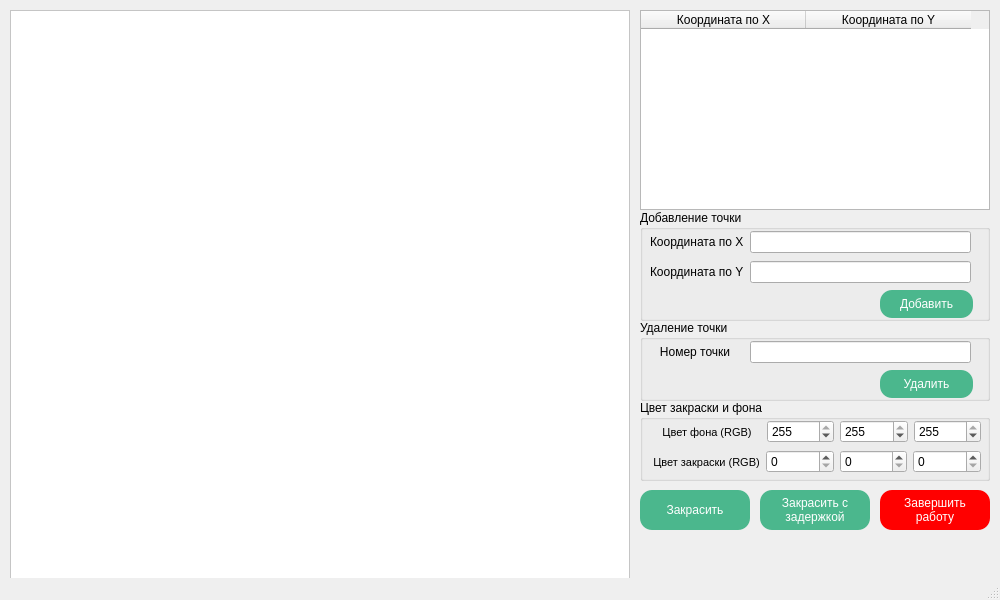
<?xml version="1.0" encoding="UTF-8"?>
<ui version="4.0">
 <class>MainWindow</class>
 <widget class="QMainWindow" name="MainWindow">
  <property name="geometry">
   <rect>
    <x>0</x>
    <y>0</y>
    <width>1000</width>
    <height>600</height>
   </rect>
  </property>
  <property name="windowTitle">
   <string>MainWindow</string>
  </property>
  <widget class="QWidget" name="centralwidget">
   <widget class="QGroupBox" name="groupBox">
    <property name="geometry">
     <rect>
      <x>640</x>
      <y>210</y>
      <width>350</width>
      <height>111</height>
     </rect>
    </property>
    <property name="title">
     <string>Добавление точки</string>
    </property>
    <widget class="QWidget" name="layoutWidget">
     <property name="geometry">
      <rect>
       <x>10</x>
       <y>50</y>
       <width>321</width>
       <height>24</height>
      </rect>
     </property>
     <layout class="QHBoxLayout" name="horizontalLayout_2">
      <item>
       <widget class="QLabel" name="label_3">
        <property name="text">
         <string>Координата по Y</string>
        </property>
       </widget>
      </item>
      <item>
       <widget class="QLineEdit" name="appendY"/>
      </item>
     </layout>
    </widget>
    <widget class="QPushButton" name="appendButton">
     <property name="geometry">
      <rect>
       <x>240</x>
       <y>80</y>
       <width>93</width>
       <height>28</height>
      </rect>
     </property>
     <property name="styleSheet">
      <string notr="true">border-radius: 12px;
color: white;
background-color: rgb( 75, 183, 141 );

</string>
     </property>
     <property name="text">
      <string>Добавить</string>
     </property>
    </widget>
    <widget class="QWidget" name="layoutWidget_2">
     <property name="geometry">
      <rect>
       <x>10</x>
       <y>20</y>
       <width>321</width>
       <height>24</height>
      </rect>
     </property>
     <layout class="QHBoxLayout" name="horizontalLayout">
      <item>
       <widget class="QLabel" name="label_2">
        <property name="text">
         <string>Координата по X</string>
        </property>
       </widget>
      </item>
      <item>
       <widget class="QLineEdit" name="appendX"/>
      </item>
     </layout>
    </widget>
   </widget>
   <widget class="QGroupBox" name="groupBox_2">
    <property name="geometry">
     <rect>
      <x>640</x>
      <y>320</y>
      <width>350</width>
      <height>81</height>
     </rect>
    </property>
    <property name="styleSheet">
     <string notr="true"/>
    </property>
    <property name="title">
     <string>Удаление точки</string>
    </property>
    <widget class="QWidget" name="layoutWidget_3">
     <property name="geometry">
      <rect>
       <x>10</x>
       <y>20</y>
       <width>321</width>
       <height>24</height>
      </rect>
     </property>
     <layout class="QHBoxLayout" name="horizontalLayout_3">
      <item>
       <widget class="QLabel" name="label_4">
        <property name="text">
         <string>   Номер точки    </string>
        </property>
       </widget>
      </item>
      <item>
       <widget class="QLineEdit" name="deleteNum"/>
      </item>
     </layout>
    </widget>
    <widget class="QPushButton" name="deleteButton">
     <property name="geometry">
      <rect>
       <x>240</x>
       <y>50</y>
       <width>93</width>
       <height>28</height>
      </rect>
     </property>
     <property name="styleSheet">
      <string notr="true">border-radius: 12px;
color: white;
background-color: rgb( 75, 183, 141 );

</string>
     </property>
     <property name="text">
      <string>Удалить</string>
     </property>
    </widget>
   </widget>
   <widget class="QPushButton" name="fillButton">
    <property name="geometry">
     <rect>
      <x>640</x>
      <y>490</y>
      <width>110</width>
      <height>40</height>
     </rect>
    </property>
    <property name="styleSheet">
     <string notr="true">border-radius: 12px;
color: white;
background-color: rgb( 75, 183, 141 );

</string>
    </property>
    <property name="text">
     <string>Закрасить</string>
    </property>
   </widget>
   <widget class="QTableWidget" name="pointsTable">
    <property name="geometry">
     <rect>
      <x>640</x>
      <y>10</y>
      <width>350</width>
      <height>200</height>
     </rect>
    </property>
    <property name="styleSheet">
     <string notr="true"/>
    </property>
    <attribute name="horizontalHeaderDefaultSectionSize">
     <number>165</number>
    </attribute>
    <column>
     <property name="text">
      <string>Координата по X</string>
     </property>
    </column>
    <column>
     <property name="text">
      <string>Координата по Y</string>
     </property>
    </column>
   </widget>
   <widget class="QPushButton" name="quiteProgramButton">
    <property name="geometry">
     <rect>
      <x>880</x>
      <y>490</y>
      <width>110</width>
      <height>40</height>
     </rect>
    </property>
    <property name="styleSheet">
     <string notr="true">border-radius: 12px;
color: white;
background-color: rgb(255, 0, 0);</string>
    </property>
    <property name="text">
     <string>Завершить 
работу</string>
    </property>
   </widget>
   <widget class="QGroupBox" name="groupBox_3">
    <property name="geometry">
     <rect>
      <x>640</x>
      <y>400</y>
      <width>350</width>
      <height>81</height>
     </rect>
    </property>
    <property name="styleSheet">
     <string notr="true"/>
    </property>
    <property name="title">
     <string>Цвет закраски и фона</string>
    </property>
    <widget class="QWidget" name="layoutWidget">
     <property name="geometry">
      <rect>
       <x>10</x>
       <y>50</y>
       <width>331</width>
       <height>24</height>
      </rect>
     </property>
     <layout class="QHBoxLayout" name="horizontalLayout_4">
      <item>
       <widget class="QLabel" name="label_6">
        <property name="font">
         <font>
          <pointsize>8</pointsize>
         </font>
        </property>
        <property name="text">
         <string> Цвет закраски (RGB)</string>
        </property>
        <property name="alignment">
         <set>Qt::AlignCenter</set>
        </property>
       </widget>
      </item>
      <item>
       <widget class="QSpinBox" name="RedFore">
        <property name="maximum">
         <number>255</number>
        </property>
        <property name="value">
         <number>0</number>
        </property>
       </widget>
      </item>
      <item>
       <widget class="QSpinBox" name="GreenFore">
        <property name="maximum">
         <number>255</number>
        </property>
        <property name="value">
         <number>0</number>
        </property>
       </widget>
      </item>
      <item>
       <widget class="QSpinBox" name="BlueFore">
        <property name="maximum">
         <number>255</number>
        </property>
        <property name="value">
         <number>0</number>
        </property>
       </widget>
      </item>
     </layout>
    </widget>
    <widget class="QWidget" name="layoutWidget">
     <property name="geometry">
      <rect>
       <x>10</x>
       <y>20</y>
       <width>331</width>
       <height>24</height>
      </rect>
     </property>
     <layout class="QHBoxLayout" name="horizontalLayout_5">
      <item>
       <widget class="QLabel" name="label_7">
        <property name="font">
         <font>
          <pointsize>8</pointsize>
         </font>
        </property>
        <property name="styleSheet">
         <string notr="true"/>
        </property>
        <property name="text">
         <string>    Цвет фона (RGB)   </string>
        </property>
        <property name="alignment">
         <set>Qt::AlignCenter</set>
        </property>
       </widget>
      </item>
      <item>
       <widget class="QSpinBox" name="RedBack">
        <property name="maximum">
         <number>255</number>
        </property>
        <property name="value">
         <number>255</number>
        </property>
       </widget>
      </item>
      <item>
       <widget class="QSpinBox" name="GreenBack">
        <property name="maximum">
         <number>255</number>
        </property>
        <property name="value">
         <number>255</number>
        </property>
       </widget>
      </item>
      <item>
       <widget class="QSpinBox" name="BlueBack">
        <property name="maximum">
         <number>255</number>
        </property>
        <property name="value">
         <number>255</number>
        </property>
       </widget>
      </item>
     </layout>
    </widget>
   </widget>
   <widget class="QGraphicsView" name="graphicsView">
    <property name="geometry">
     <rect>
      <x>10</x>
      <y>10</y>
      <width>620</width>
      <height>580</height>
     </rect>
    </property>
    <property name="styleSheet">
     <string notr="true">background-color: rgb(255, 255, 255);</string>
    </property>
   </widget>
   <widget class="QPushButton" name="fillDelayButton">
    <property name="geometry">
     <rect>
      <x>760</x>
      <y>490</y>
      <width>110</width>
      <height>40</height>
     </rect>
    </property>
    <property name="styleSheet">
     <string notr="true">border-radius: 12px;
color: white;
background-color: rgb( 75, 183, 141 );

</string>
    </property>
    <property name="text">
     <string>Закрасить с 
задержкой</string>
    </property>
   </widget>
  </widget>
  <widget class="QMenuBar" name="menubar">
   <property name="geometry">
    <rect>
     <x>0</x>
     <y>0</y>
     <width>1000</width>
     <height>26</height>
    </rect>
   </property>
  </widget>
  <widget class="QStatusBar" name="statusbar"/>
 </widget>
 <resources/>
 <connections>
  <connection>
   <sender>quiteProgramButton</sender>
   <signal>clicked()</signal>
   <receiver>MainWindow</receiver>
   <slot>close()</slot>
   <hints>
    <hint type="sourcelabel">
     <x>916</x>
     <y>548</y>
    </hint>
    <hint type="destinationlabel">
     <x>879</x>
     <y>567</y>
    </hint>
   </hints>
  </connection>
 </connections>
</ui>
